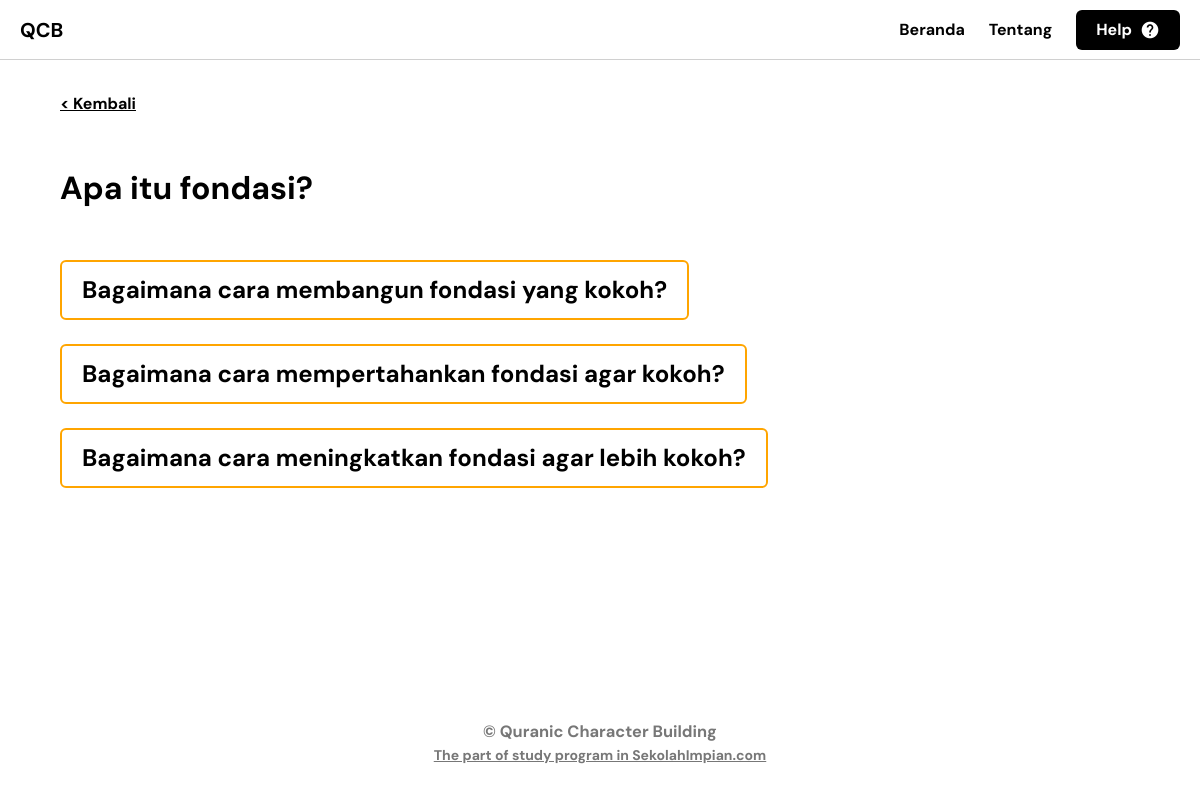
Page /subtema.php?id=1 on the committed database.
### tables this page shows
CREATE TABLE `subtema` (
  `id` int NOT NULL,
  `subtema` varchar(100) NOT NULL,
  `subtopik1` text NOT NULL,
  `sublink1` varchar(100) NOT NULL,
  `subtopik2` text NOT NULL,
  `sublink2` varchar(100) NOT NULL,
  `subtopik3` text NOT NULL,
  `sublink3` varchar(100) NOT NULL
);

### subtema.php (the view, shortened to what this page needs)
<?php
require_once 'db.php';
$id = $_GET['id'];
$id = mysqli_real_escape_string($conn,$id);
$query = "SELECT * FROM `subtema` WHERE `id`='" . $id . "'";
$result = mysqli_query($conn,$query);
while($row = mysqli_fetch_array($result)) {
?>
<!DOCTYPE html>
<html lang="en" >
<head>
  <link rel="stylesheet" href="https://cdnjs.cloudflare.com/ajax/libs/font-awesome/6.1.1/css/all.min.css">
  <link rel="stylesheet" href="assets/css/style.css">
  <link rel="stylesheet" href="assets/css/video.css">
</head>
<body>
<header class="header">
	<div class="header-content">
		<div class="header-logo">
			<h1 class="logo">QCB</h1>
		</div>
		<nav class="header-navigation">
			<a href="index.php">Beranda</a>
			<a href="about.php">Tentang</a>
			<a href="https://sekolahimpian.com/bidang-karakter" target="_blank" class="link-button">Help<i class="material-icons-outlined">help</i></a>
		</nav>
	</div>
</header>
<main>
	<div class="responsive-container">
	<a href="javascript:history.back()">< Kembali</a><br><br><br>
<h1><?php echo $row['subtema']; ?></h1>
<br><br>
<h2><a class="alink" href="keyword.php?id=<?php echo $row['sublink1']; ?>"><?php echo $row['subtopik1']; ?></a></h2>
<br>
<h2><a class="alink" href="keyword.php?id=<?php echo $row['sublink2']; ?>"><?php echo $row['subtopik2']; ?></a></h2>
<br>
<h2><a class="alink" href="keyword.php?id=<?php echo $row['sublink3']; ?>"><?php echo $row['subtopik3']; ?></a></h2>
<br><br><br>
	<div class="credits">
		<div class="responsive-container">
		<h3>© Quranic Character Building</h3>
	<a href='https://www.sekolahimpian.com/bidang-karakter' target="_blank">The part of study program in SekolahImpian.com</a>
		</div>
	</div>
</main>
<?php
}
?>
</body>
</html>

### assets/css/style.css (style rules this page uses)
*, *:before, *:after { box-sizing: border-box; }
body, h1, h2, h3, h4, p, ul, ol, li, figure, figcaption, blockquote, dl, dd { margin: 0; }
body { scroll-behavior: smooth; line-height: 1.5; background-color: #FFF; }
a { color: inherit; font-weight: bold; }
.alink:link, .alink:visited { background-color: white; color: black; border: 2px solid #ffa500; border-radius: 0.375rem; padding: 10px 20px; text-align: center; text-decoration: none; display: inline-block; }
body { font-family: "DM Sans", sans-serif; }
.responsive-container { max-width: 1080px; width: 90%; margin-left: auto; margin-right: auto; }
.header { border-bottom: 1px solid #d0d0d0; min-height: 60px; padding-top: 0.5rem; padding-bottom: 0.5rem; display: flex; justify-content: center; }
.header-content { display: flex; width: 100%; max-width: 2000px; padding-left: 1.25rem; padding-right: 1.25rem; align-items: center; justify-content: space-between; }
.header-navigation { display: flex; align-items: center; }
.header-navigation a { margin-left: 1.5rem; text-decoration: none; font-size: 1rem; }
.link-button { display: flex; align-items: center; background-color: #000; border-radius: 0.375rem; padding: 0.5em 1.25em; color: #fff; }
.link-button i { font-size: 1.25rem; margin-left: 0.5rem; }
.logo { font-size: 1.25rem; font-weight: 700; }
main { padding-top: 2rem; padding-bottom: 6rem; }
.credits { display: flex; flex-direction: column; justify-content: center; text-align: center; margin-top: 10rem; color: #777; font-size: 0.875rem; }
.credits a { display: block; }

### assets/css/video.css (style rules this page uses)
* { margin: 0; padding: 0; box-sizing: border-box; }

### rows in the picture
subtema: subtema "Apa itu fondasi?", subtopik1 "Bagaimana cara membangun fondasi yang kokoh?", subtopik2 "Bagaimana cara mempertahankan fondasi agar kokoh?", subtopik3 "Bagaimana cara meningkatkan fondasi agar lebih kokoh?"
